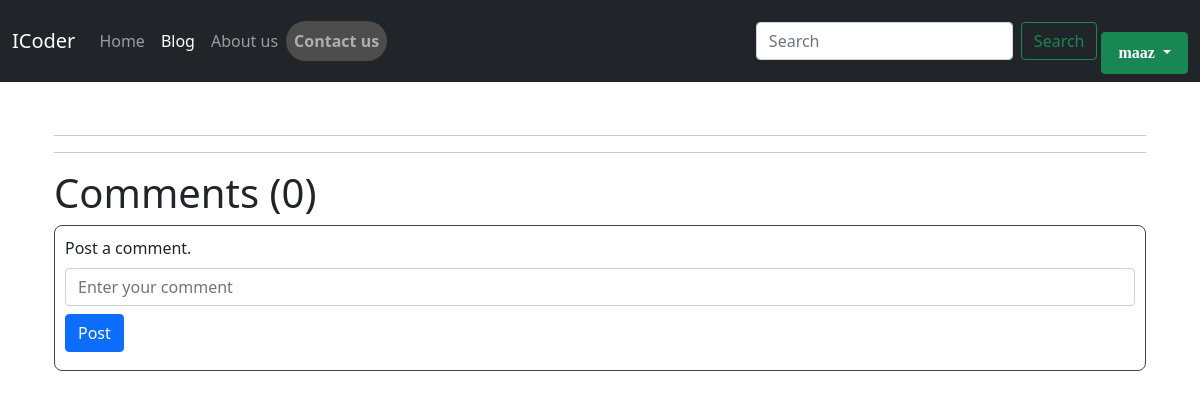
/blog/post_view/34 (signed in), run on an earlier commit of the app's database.
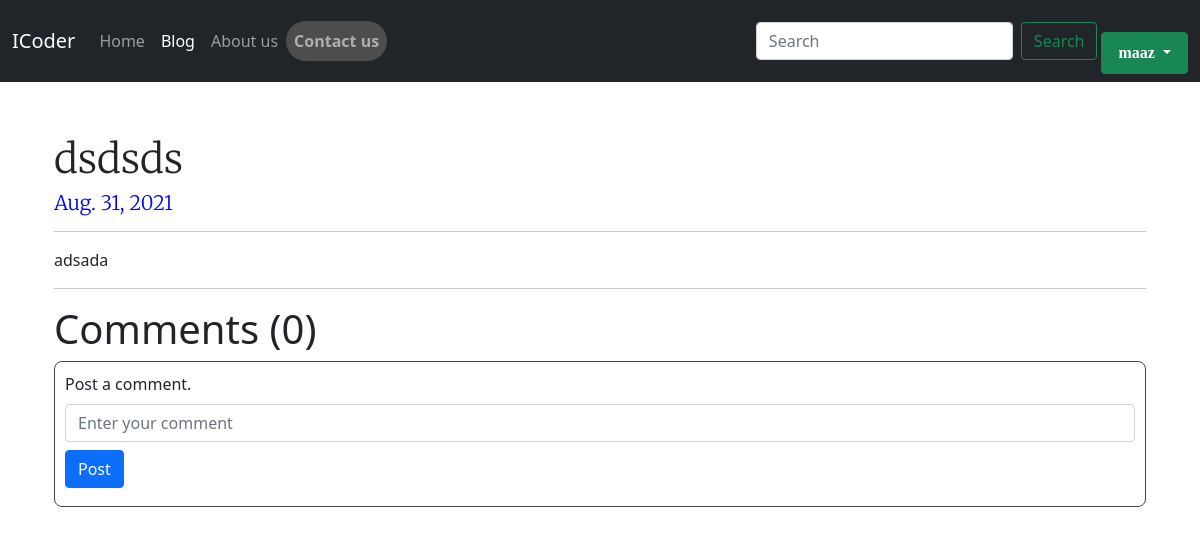
And on a later commit of the database.
### blogapp/models.py (models this page shows, shortened)
class post(models.Model):
    post_id = models.AutoField(primary_key=True)
    title = models.CharField(max_length=20)
    content = models.TextField()
    Timestamp = models.DateField(auto_now_add=True)

### blogapp/views.py (the view)
# urls.py: path('post_view/<int:id>', views.post_view, name='post_view'),
def post_view(request,id):
    post_view_data = post.objects.filter(post_id = id)
    load_comment = comment.objects.filter(comment_post=id)
    reply_data = comment_reply.objects.filter(rply_post=id)
    comments_length = len(reply_data)+len(load_comment)
    return render(request, 'blogapp/post_view.html',{'post':post_view_data,'load_comment':load_comment,'reply':reply_data,'comments_length':comments_length})

### templates/blogapp/post_view.html (shortened to what this page needs)
{% extends "base.html" %}
{% block blog %}active{% endblock  %}
{% block body %}
<div style="text-align:start; margin-top: 53px;" class="container">
    <div style="margin-bottom: 50px;" class="container">
        <h1 style="font-family: 'Merriweather', serif;" class="fw-light">{{post.0.title}}</h1>
        <h5 style="font-family: 'Merriweather', serif;color:blue" class="fw-light">{{post.0.Timestamp}}</h5>
        <hr>
        <div>
            {{post.0.content|safe}}
        </div>
        <hr>
        <div>
            <h1>Comments ({{comments_length}})</h1>
        </div>
        {% if user.is_authenticated %}
        <div style="    border:1px solid;border-left-color: currentcolor;
        padding: 10px;
        border-radius: 8px;
        border-color: rgb(71, 70, 70);" class="mb-3">
<form method="post" action="/blog/comment/{{post.0.post_id}}"> {% csrf_token %}
    <label for="exampleFormControlInput1" class="form-label">Post a comment.</label>
    <input name="comment" type="text" class="form-control" id="exampleFormControlInput1" placeholder="Enter your comment">
    <button type="submit" class="btn btn-primary my-2">Post</button>
</form>
</div>{% load static %}
{% endif %}
    </div>
</div>
{% endblock %}

What changed in the data, as far as the page shows it:
added post: title "dsdsds", Timestamp "Aug. 31, 2021", content "adsada"
